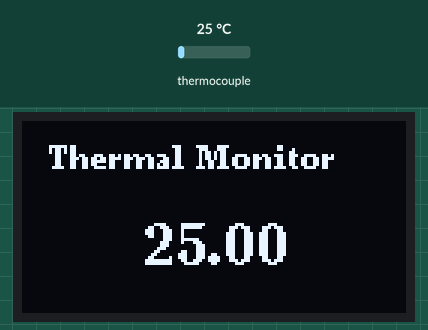
A sketch run on a simulated ESP8266 (NodeMCU). Shown: 128×64 one-colour display. The inputs (shaded band) are chosen by the test bench; at power-on: thermocouple 25 °C. What the sketch prints to the serial monitor is not drawn.

Above: at 1.7 s.
1.8 s: thermocouple set to 6 °C
At 2.8 s:
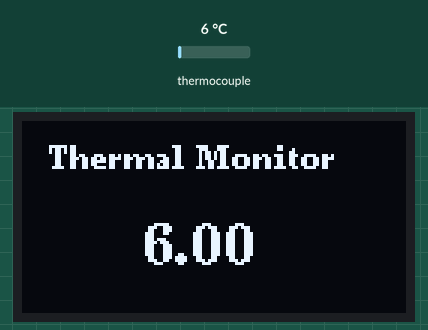
3.6 s: thermocouple set to 75 °C
At 5.3 s:
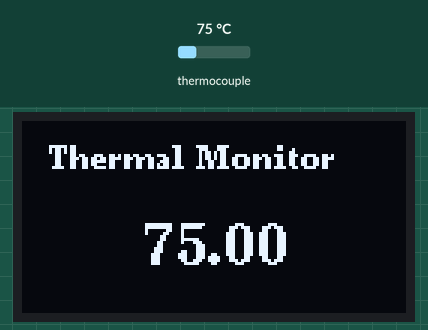
5.6 s: thermocouple set to 150 °C
At 7.1 s:
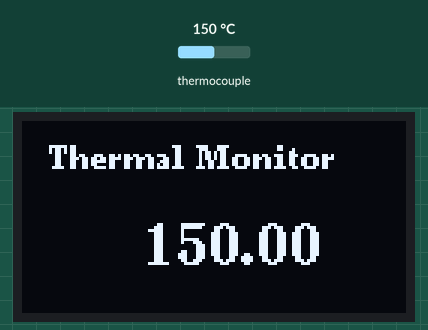
Timing chart, 0 to 8.6 s (numbered marks = the images above; inputs shaded):
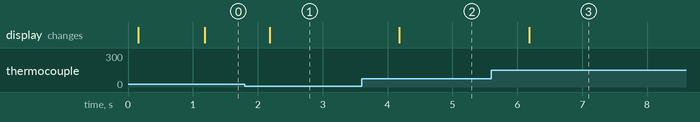

Measured:
- after the input at 1.8 s, the display: changes after 0.38 s (image 1)
- after the input at 3.6 s, the display: changes after 0.58 s (image 2)

The sketch:

ESP8266MAX6675.ino
```cpp
// (licence header left out)
#include <Arduino.h>
#include <Thermocouple.h>
#include <MAX6675_Thermocouple.h>
#include "U8g2lib.h"


#ifdef U8X8_HAVE_HW_SPI
#include <SPI.h>
#endif
#ifdef U8X8_HAVE_HW_I2C
#include <Wire.h>
#endif

#define SCK_PIN D8	// GPIO3
#define CS_PIN 	D7	// GPIO4
#define SO_PIN 	D6	// GPIO5

float 	tempArray[10];				// store last 10 times temperature
int     arrayIndex = 0;
bool	firstTen = true;
bool	abnormalValue = false;
float	currentTemp, lastTemp, avgTemp;
float   last10secTemp, deltaTemp;
char 	printBuf[40];

unsigned long previousMillis = 0;    // store last time of temperature reading

// Updates DHT readings every 10 seconds
const long interval = 10000;

Thermocouple* thermocouple;

// Create object for SSD1315
U8G2_SSD1306_128X64_NONAME_F_SW_I2C u8g2(U8G2_R0, /* clock=*/ SCL, /* data=*/ SDA, /* reset=*/ U8X8_PIN_NONE);

// do an average for last 10 temperature
float averageTemp ( void ) {

	float avg = 0.0;

	for (int i=0; i<=10; i++){
		avg = avg + tempArray[i];
	}
	avg = avg/10;

	return avg;
}

void setup() {

	// Initial variables
	last10secTemp = deltaTemp = 0;
	currentTemp = lastTemp = avgTemp = 0;

	Serial.begin(115200);
	Serial.println("MAX6675 Thermal Monitor v0.00");

	// Create object for MAX6675
	thermocouple = new MAX6675_Thermocouple(SCK_PIN, CS_PIN, SO_PIN);

	// Start SSD1315 OLED Display
	u8g2.begin();
	delay(100);

	u8g2.clearBuffer();                   		// clear the internal memory
	u8g2.setFont(u8g2_font_ncenB08_tr);   		// choose font
    u8g2.drawStr(0, 16, "   Thermal Monitor");  // write something to the internal memory
    u8g2.sendBuffer();                    		// transfer internal memory to the display

    previousMillis = millis();					// store current time as previousMillis
}

void loop() {

	unsigned long currentMillis = millis();		// get current time

	// For the MAX6675 to update, 250ms delay is AT LEAST !
	// Here, we set 1000ms (1 second) to reading per time
	if ( currentMillis - previousMillis >= 1000 ) {
	    // means 1 second pass, read new temperature
	    previousMillis = currentMillis;

	    if ( !firstTen ) {
	    	currentTemp = thermocouple->readCelsius();
	    	avgTemp = averageTemp();
	    	// 進豆溫降會大於10度C
	    	// 所以只過濾異常溫升放掉溫降
	    	if (currentTemp < (lastTemp + 10)) {
	    		// compare with last temperature
	    		tempArray[arrayIndex] = lastTemp = currentTemp;
	    	}
	    	else {
	    		// set abnormal flag
	    		abnormalValue = true;
	    		// print *.* instead of abnormal value
	    		Serial.print(" *.*");
	    	}
	    }
	    else {
	    	// just read current temperature in "first 10" reading
	    	tempArray[arrayIndex] = lastTemp = thermocouple->readCelsius();
	    }

	    if ( !abnormalValue ) {
	    	// Normal temperature will into this loop
	    	memset(printBuf, 0, sizeof(printBuf));
	    	if ( firstTen ) {
	    		// in "first 10", print tempArray value directly
	    		snprintf(printBuf, sizeof(printBuf)-1, "%3.2f", tempArray[arrayIndex]);
	    	}
	    	else {
	    		// do an average, if not "first 10"
	    		avgTemp = averageTemp();
	    		snprintf(printBuf, sizeof(printBuf)-1, "%3.2f", avgTemp);
	    	}

	    	// print MAX6675 reading value on serial monitor
	    	if (arrayIndex == 0) {
	    		Serial.println(" ");
	    		Serial.print("Temperature: ");
	    	}
	    	Serial.print(" ");
	    	Serial.print(tempArray[arrayIndex]);
	    	arrayIndex++;

	    	// update temperature on OLED Display
	    	u8g2.clearBuffer();
	    	u8g2.setFont(u8g2_font_ncenB08_tr);
	    	u8g2.drawStr(0, 16, "   Thermal Monitor ");
	    	u8g2.setFont(u8g2_font_ncenB14_tr);
	    	u8g2.drawStr(40, 48, printBuf);
	    	u8g2.sendBuffer();

	    	if ( arrayIndex >= 10 ) {
	    		// force change index to 0
	    		arrayIndex = 0;
	    		// 10 seconds pass, update delta temperature in 10 seconds
	    		deltaTemp = avgTemp - last10secTemp;
	    		// avoid "zero" operation
	    		if (deltaTemp == 0.0)
	    			deltaTemp = 0.01;
	    		// update last 10 seconds temperature
	    		last10secTemp = avgTemp;

	    		// print average and delta temperature on serial monitor
	    		Serial.print("  Avg: ");
	    		Serial.print( avgTemp );
	    		// print delta temperature in 1 minute
	    		Serial.print("  Delta: ");
		    	Serial.print( deltaTemp*6 );

	    		if ( firstTen ) {
	    			// assign first average temperature
	    			last10secTemp = averageTemp();
	    			firstTen = false;
	    		}
	    	}
	    }
	    else {
	    	// After bypass abnormal value, reset flag here
	    	abnormalValue = false;
	    }
	}
#if 0
	else {
		// How much time does pass ?
		Serial.print(currentMillis - previousMillis);
		Serial.print("ms PASSED !");
	}
#endif
}
```
